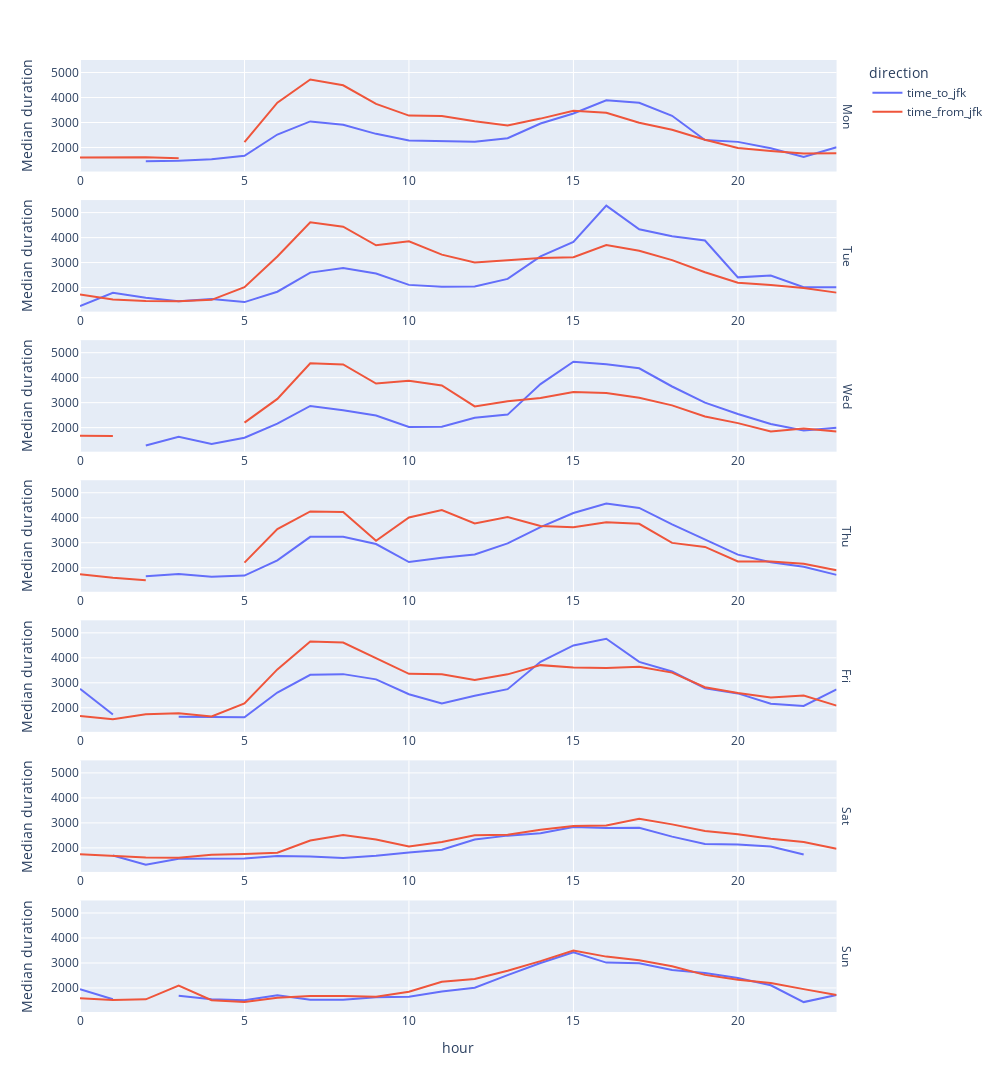

The notebook cell saved with this chart:
### Code cell
pd_jfk = pd_jfk_trips.melt(id_vars=['week_day','hour'],var_name='direction', value_name='duration')



fig = px.line(pd_jfk, x='hour', y='duration', color='direction', facet_row='week_day',
                 category_orders={"week_day": ["Mon", "Tue","Wed", "Thu", "Fri", "Sat", "Sun"]})
fig.for_each_annotation(lambda a: a.update(text=a.text.split("=")[-1]))
fig.update_layout(
    autosize=False,
    width=1000,
    height=1500
)

fig.update_yaxes(title_text='Median duration')
fig.update_xaxes(showticklabels=True)
fig.show()

### Figure 1 — Plotly figure (JSON) as saved in the notebook; plotly's stock layout.template omitted (floating-point values rounded to 4 significant figures)
{"data": [{"hovertemplate": "direction=time_to_jfk<br>week_day=Mon<br>hour=%{x}<br>duration=%{y}<extra></extra>", "legendgroup": "time_to_jfk", "line": {"color": "#636efa", "dash": "solid"}, "mode": "lines", "name": "time_to_jfk", "orientation": "v", "showlegend": true, "type": "scatter", "x": [0, 1, 2, 3, 4, 5, 6, 7, 8, 9, 10, 11, 12, 13, 14, 15, 16, 17, 18, 19, 20, 21, 22, 23], "xaxis": "x7", "y": [1417, null, 1453, 1466, 1532, 1666, 2519, 3044.0, 2909, 2546, 2281, 2259, 2233, 2369, 2959, 3360.0, 3888.0, 3792, 3268.0, 2299, 2224.0, 1967, 1624, 2012], "yaxis": "y7"}, {"hovertemplate": "direction=time_to_jfk<br>week_day=Tue<br>hour=%{x}<br>duration=%{y}<extra></extra>", "legendgroup": "time_to_jfk", "line": {"color": "#636efa", "dash": "solid"}, "mode": "lines", "name": "time_to_jfk", "orientation": "v", "showlegend": false, "type": "scatter", "x": [0, 1, 2, 3, 4, 5, 6, 7, 8, 9, 10, 11, 12, 13, 14, 15, 16, 17, 18, 19, 20, 21, 22, 23], "xaxis": "x6", "y": [1261, 1792, 1593, 1456, 1541, 1418, 1833, 2598.0, 2782, 2560, 2108.0, 2034, 2044.0, 2346, 3248.0, 3826.0, 5278.0, 4333, 4055, 3882, 2408.0, 2484.0, 2013, 2016], "yaxis": "y6"}, {"hovertemplate": "direction=time_to_jfk<br>week_day=Wed<br>hour=%{x}<br>duration=%{y}<extra></extra>", "legendgroup": "time_to_jfk", "line": {"color": "#636efa", "dash": "solid"}, "mode": "lines", "name": "time_to_jfk", "orientation": "v", "showlegend": false, "type": "scatter", "x": [0, 1, 2, 3, 4, 5, 6, 7, 8, 9, 10, 11, 12, 13, 14, 15, 16, 17, 18, 19, 20, 21, 22, 23], "xaxis": "x5", "y": [null, null, 1285, 1631, 1348, 1597, 2160, 2868.0, 2697, 2486.0, 2028, 2034, 2394.0, 2522.0, 3742, 4636, 4537, 4374.0, 3647, 3000, 2545, 2144.0, 1888, 1993], "yaxis": "y5"}, {"hovertemplate": "direction=time_to_jfk<br>week_day=Thu<br>hour=%{x}<br>duration=%{y}<extra></extra>", "legendgroup": "time_to_jfk", "line": {"color": "#636efa", "dash": "solid"}, "mode": "lines", "name": "time_to_jfk", "orientation": "v", "showlegend": false, "type": "scatter", "x": [0, 1, 2, 3, 4, 5, 6, 7, 8, 9, 10, 11, 12, 13, 14, 15, 16, 17, 18, 19, 20, 21, 22, 23], "xaxis": "x4", "y": [null, null, 1654, 1745, 1643, 1686.0, 2296, 3235, 3244.0, 2948, 2228, 2396, 2527, 2972.0, 3624, 4188.0, 4567, 4394, 3732, 3112.0, 2524.0, 2221, 2040, 1714], "yaxis": "y4"}, {"hovertemplate": "direction=time_to_jfk<br>week_day=Fri<br>hour=%{x}<br>duration=%{y}<extra></extra>", "legendgroup": "time_to_jfk", "line": {"color": "#636efa", "dash": "solid"}, "mode": "lines", "name": "time_to_jfk", "orientation": "v", "showlegend": false, "type": "scatter", "x": [0, 1, 2, 3, 4, 5, 6, 7, 8, 9, 10, 11, 12, 13, 14, 15, 16, 17, 18, 19, 20, 21, 22, 23], "xaxis": "x3", "y": [2762.0, 1732, null, 1638, 1622, 1617, 2611, 3323, 3348, 3139, 2544, 2174, 2486, 2746, 3844, 4498.0, 4765, 3836.0, 3452.0, 2782.0, 2576.0, 2166.0, 2072, 2736], "yaxis": "y3"}, {"hovertemplate": "direction=time_to_jfk<br>week_day=Sat<br>hour=%{x}<br>duration=%{y}<extra></extra>", "legendgroup": "time_to_jfk", "line": {"color": "#636efa", "dash": "solid"}, "mode": "lines", "name": "time_to_jfk", "orientation": "v", "showlegend": false, "type": "scatter", "x": [0, 1, 2, 3, 4, 5, 6, 7, 8, 9, 10, 11, 12, 13, 14, 15, 16, 17, 18, 19, 20, 21, 22, 23], "xaxis": "x2", "y": [null, 1696, 1328, 1561, 1578.0, 1578.0, 1670.0, 1654.0, 1599, 1681, 1815, 1927, 2332.0, 2490.0, 2582, 2831, 2799, 2808, 2451, 2160, 2134, 2055, 1732.0, null], "yaxis": "y2"}, {"hovertemplate": "direction=time_to_jfk<br>week_day=Sun<br>hour=%{x}<br>duration=%{y}<extra></extra>", "legendgroup": "time_to_jfk", "line": {"color": "#636efa", "dash": "solid"}, "mode": "lines", "name": "time_to_jfk", "orientation": "v", "showlegend": false, "type": "scatter", "x": [0, 1, 2, 3, 4, 5, 6, 7, 8, 9, 10, 11, 12, 13, 14, 15, 16, 17, 18, 19, 20, 21, 22, 23], "xaxis": "x", "y": [1947, 1548, null, 1686, 1548, 1505, 1706, 1526, 1532.0, 1631, 1651, 1860.0, 2012.0, 2514, 3001, 3425, 3014.0, 2987, 2718, 2598, 2397, 2106.0, 1434, 1716.0], "yaxis": "y"}, {"hovertemplate": "direction=time_from_jfk<br>week_day=Mon<br>hour=%{x}<br>duration=%{y}<extra></extra>", "legendgroup": "time_from_jfk", "line": {"color": "#EF553B", "dash": "solid"}, "mode": "lines", "name": "time_from_jfk", "orientation": "v", "showlegend": true, "type": "scatter", "x": [0, 1, 2, 3, 4, 5, 6, 7, 8, 9, 10, 11, 12, 13, 14, 15, 16, 17, 18, 19, 20, 21, 22, 23], "xaxis": "x7", "y": [1602.0, 1614, 1605, 1566, null, 2216, 3794.0, 4722, 4488, 3748.0, 3278.0, 3256, 3051, 2880, 3156, 3473, 3392, 2990, 2708.0, 2312, 1976.0, 1856, 1763, 1771], "yaxis": "y7"}, {"hovertemplate": "direction=time_from_jfk<br>week_day=Tue<br>hour=%{x}<br>duration=%{y}<extra></extra>", "legendgroup": "time_from_jfk", "line": {"color": "#EF553B", "dash": "solid"}, "mode": "lines", "name": "time_from_jfk", "orientation": "v", "showlegend": false, "type": "scatter", "x": [0, 1, 2, 3, 4, 5, 6, 7, 8, 9, 10, 11, 12, 13, 14, 15, 16, 17, 18, 19, 20, 21, 22, 23], "xaxis": "x6", "y": [1724, 1518, 1467, 1451, 1510.0, 2016.0, 3244.0, 4610, 4436.0, 3691, 3853, 3320.0, 3000, 3080, 3186, 3214.0, 3702.0, 3473, 3098.0, 2612.0, 2195, 2098.0, 1984.0, 1797], "yaxis": "y6"}, {"hovertemplate": "direction=time_from_jfk<br>week_day=Wed<br>hour=%{x}<br>duration=%{y}<extra></extra>", "legendgroup": "time_from_jfk", "line": {"color": "#EF553B", "dash": "solid"}, "mode": "lines", "name": "time_from_jfk", "orientation": "v", "showlegend": false, "type": "scatter", "x": [0, 1, 2, 3, 4, 5, 6, 7, 8, 9, 10, 11, 12, 13, 14, 15, 16, 17, 18, 19, 20, 21, 22, 23], "xaxis": "x5", "y": [1672.0, 1668.0, null, 1852, null, 2200, 3151, 4576, 4528, 3767, 3881, 3686, 2848.0, 3059, 3186.0, 3426.0, 3391, 3196, 2892, 2448, 2180, 1850, 1968, 1844.0], "yaxis": "y5"}, {"hovertemplate": "direction=time_from_jfk<br>week_day=Thu<br>hour=%{x}<br>duration=%{y}<extra></extra>", "legendgroup": "time_from_jfk", "line": {"color": "#EF553B", "dash": "solid"}, "mode": "lines", "name": "time_from_jfk", "orientation": "v", "showlegend": false, "type": "scatter", "x": [0, 1, 2, 3, 4, 5, 6, 7, 8, 9, 10, 11, 12, 13, 14, 15, 16, 17, 18, 19, 20, 21, 22, 23], "xaxis": "x4", "y": [1743, 1600.0, 1500.0, null, null, 2206, 3544, 4252, 4234, 3077, 4009, 4311, 3773, 4031, 3672, 3618, 3817, 3759, 2994, 2834.0, 2251, 2245, 2163, 1901], "yaxis": "y4"}, {"hovertemplate": "direction=time_from_jfk<br>week_day=Fri<br>hour=%{x}<br>duration=%{y}<extra></extra>", "legendgroup": "time_from_jfk", "line": {"color": "#EF553B", "dash": "solid"}, "mode": "lines", "name": "time_from_jfk", "orientation": "v", "showlegend": false, "type": "scatter", "x": [0, 1, 2, 3, 4, 5, 6, 7, 8, 9, 10, 11, 12, 13, 14, 15, 16, 17, 18, 19, 20, 21, 22, 23], "xaxis": "x3", "y": [1669, 1544, 1746.0, 1784.0, 1655, 2176.0, 3537, 4651, 4614, 3979, 3362.0, 3342, 3110.0, 3339, 3708, 3614.0, 3594, 3647, 3409, 2822, 2594, 2409, 2488.0, 2088.0], "yaxis": "y3"}, {"hovertemplate": "direction=time_from_jfk<br>week_day=Sat<br>hour=%{x}<br>duration=%{y}<extra></extra>", "legendgroup": "time_from_jfk", "line": {"color": "#EF553B", "dash": "solid"}, "mode": "lines", "name": "time_from_jfk", "orientation": "v", "showlegend": false, "type": "scatter", "x": [0, 1, 2, 3, 4, 5, 6, 7, 8, 9, 10, 11, 12, 13, 14, 15, 16, 17, 18, 19, 20, 21, 22, 23], "xaxis": "x2", "y": [1744, 1670, 1612, 1600, 1729, 1758, 1808.0, 2294.0, 2511, 2336, 2055, 2237, 2501, 2529, 2726, 2872, 2897, 3162, 2941, 2680.0, 2550, 2366.0, 2233, 1967], "yaxis": "y2"}, {"hovertemplate": "direction=time_from_jfk<br>week_day=Sun<br>hour=%{x}<br>duration=%{y}<extra></extra>", "legendgroup": "time_from_jfk", "line": {"color": "#EF553B", "dash": "solid"}, "mode": "lines", "name": "time_from_jfk", "orientation": "v", "showlegend": false, "type": "scatter", "x": [0, 1, 2, 3, 4, 5, 6, 7, 8, 9, 10, 11, 12, 13, 14, 15, 16, 17, 18, 19, 20, 21, 22, 23], "xaxis": "x", "y": [1593, 1518, 1546, 2092, 1509, 1434, 1608.0, 1683, 1679, 1650.0, 1847, 2249, 2358, 2692.0, 3075, 3499, 3255, 3109, 2872, 2524, 2328.0, 2198, 1953, 1721], "yaxis": "y"}], "layout": {"annotations": [{"font": {}, "showarrow": false, "text": "Sun", "textangle": 90, "x": 0.98, "xanchor": "left", "xref": "paper", "y": 0.05857, "yanchor": "middle", "yref": "paper"}, {"font": {}, "showarrow": false, "text": "Sat", "textangle": 90, "x": 0.98, "xanchor": "left", "xref": "paper", "y": 0.2057, "yanchor": "middle", "yref": "paper"}, {"font": {}, "showarrow": false, "text": "Fri", "textangle": 90, "x": 0.98, "xanchor": "left", "xref": "paper", "y": 0.3529, "yanchor": "middle", "yref": "paper"}, {"font": {}, "showarrow": false, "text": "Thu", "textangle": 90, "x": 0.98, "xanchor": "left", "xref": "paper", "y": 0.5, "yanchor": "middle", "yref": "paper"}, {"font": {}, "showarrow": false, "text": "Wed", "textangle": 90, "x": 0.98, "xanchor": "left", "xref": "paper", "y": 0.6471, "yanchor": "middle", "yref": "paper"}, {"font": {}, "showarrow": false, "text": "Tue", "textangle": 90, "x": 0.98, "xanchor": "left", "xref": "paper", "y": 0.7943, "yanchor": "middle", "yref": "paper"}, {"font": {}, "showarrow": false, "text": "Mon", "textangle": 90, "x": 0.98, "xanchor": "left", "xref": "paper", "y": 0.9414, "yanchor": "middle", "yref": "paper"}], "autosize": false, "height": 1500, "legend": {"title": {"text": "direction"}, "tracegroupgap": 0}, "margin": {"t": 60}, "width": 1000, "xaxis": {"anchor": "y", "domain": [0, 0.98], "showticklabels": true, "title": {"text": "hour"}}, "xaxis2": {"anchor": "y2", "domain": [0, 0.98], "matches": "x", "showticklabels": true}, "xaxis3": {"anchor": "y3", "domain": [0, 0.98], "matches": "x", "showticklabels": true}, "xaxis4": {"anchor": "y4", "domain": [0, 0.98], "matches": "x", "showticklabels": true}, "xaxis5": {"anchor": "y5", "domain": [0, 0.98], "matches": "x", "showticklabels": true}, "xaxis6": {"anchor": "y6", "domain": [0, 0.98], "matches": "x", "showticklabels": true}, "xaxis7": {"anchor": "y7", "domain": [0, 0.98], "matches": "x", "showticklabels": true}, "yaxis": {"anchor": "x", "domain": [0, 0.1171], "title": {"text": "Median duration"}}, "yaxis2": {"anchor": "x2", "domain": [0.1471, 0.2643], "matches": "y", "title": {"text": "Median duration"}}, "yaxis3": {"anchor": "x3", "domain": [0.2943, 0.4114], "matches": "y", "title": {"text": "Median duration"}}, "yaxis4": {"anchor": "x4", "domain": [0.4414, 0.5586], "matches": "y", "title": {"text": "Median duration"}}, "yaxis5": {"anchor": "x5", "domain": [0.5886, 0.7057], "matches": "y", "title": {"text": "Median duration"}}, "yaxis6": {"anchor": "x6", "domain": [0.7357, 0.8529], "matches": "y", "title": {"text": "Median duration"}}, "yaxis7": {"anchor": "x7", "domain": [0.8829, 1.0], "matches": "y", "title": {"text": "Median duration"}}}}
